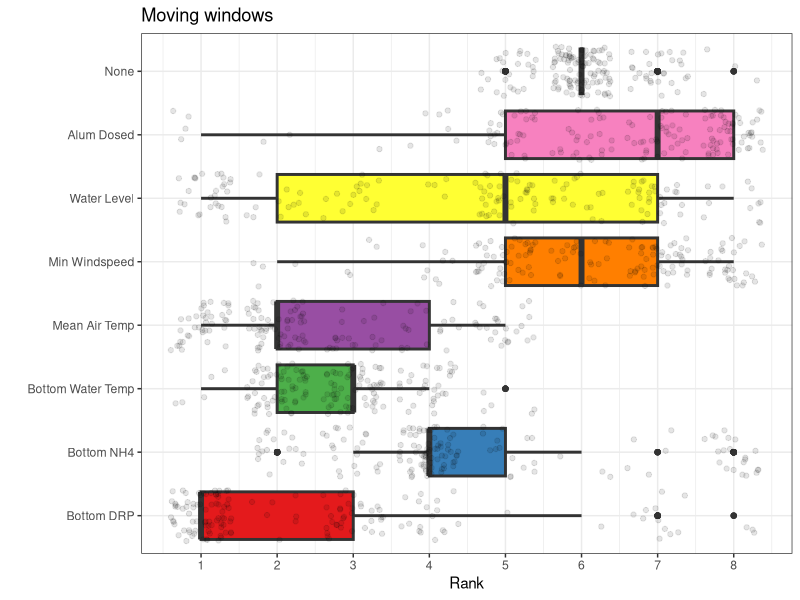
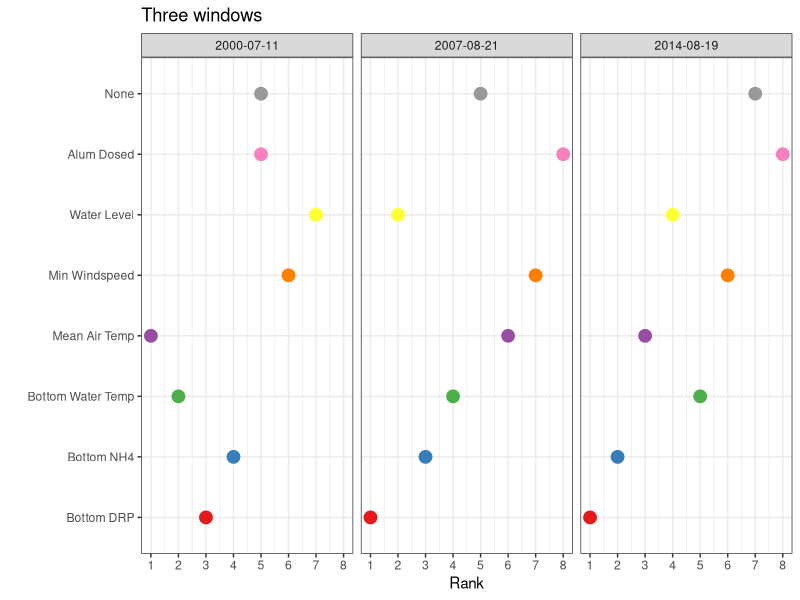
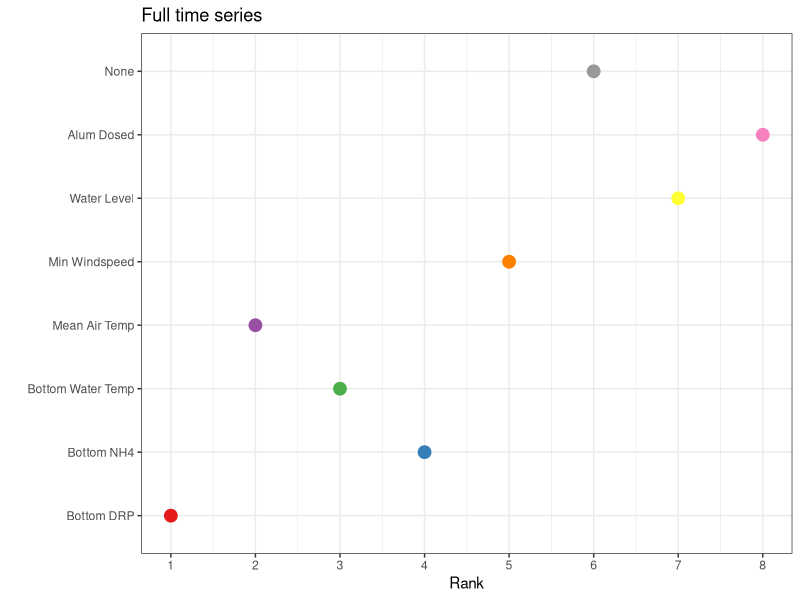

Recreate these plots in R, in order. (Note: this script raises an error after producing the figures.)
# calculate model rank
library(tidyverse)
library(RColorBrewer)
library(ggridges)

out <- read.csv('./data/model_output_moving_window.csv')
# set up labels and levels of factor
out$id_covar <- factor(out$id_covar, 
                       levels = c("bottom_DRP_ugL", "bottom_NH4_ugL", "temp_C_8",
                                  "air_temp_mean", "windspeed_min", "monthly_avg_level_m",
                                  "sum_alum", "none"),
                       labels = c("Bottom DRP", "Bottom NH4", "Bottom Water Temp",
                                  "Mean Air Temp", "Min Windspeed", "Water Level", 
                                  "Alum Dosed", "None"))


# calculate the difference across variables
out_prop <- out %>% 
  distinct(id_covar, iter_start, .keep_all = TRUE) %>% 
  select(id_covar:iter_end, start_date, end_date, r2) %>% 
  group_by(iter_start) %>% 
  mutate(diff_from_best = max(r2) - r2,
         rank = dense_rank(desc(r2)),
         r2_none = r2[id_covar=='None'],
         diff_from_none = r2 - r2_none,
         rank_AR = dense_rank(desc(diff_from_none)),
         aic_none = aic[id_covar=='None'],
         diff_from_none_aic = aic - aic_none,
         rank_aic = dense_rank(desc(diff_from_none_aic*-1))) #multiply by -1 to change the sign so positive is good for ranking purposes

# rank variables based on differences in R2 and AICc

out_prop_AR <- out_prop %>% 
  select(id_covar:rank_AR)

out_rank <- plyr::ddply(out_prop_AR, c("id_covar", "rank_AR"), \(x) {
  n <- nrow(x)
  pct <- round(n/length(unique(out_prop$iter_start))*100)
  return(data.frame(pct = pct))
})


# define colors for the right number of ranks
## define color palettes for the right number of variables
num_ranks <- length(unique(out_rank$rank_AR))
rank_pal <- colorRampPalette(brewer.pal(9, "YlGnBu"))(num_ranks)

col_pal <- c("#E41A1C", "#377EB8", "#4DAF4A", "#984EA3", "#FF7F00", "#FFFF33", "#F781BF", "#999999")

b <- ggplot(out_prop, aes(x = rank_AR, y = id_covar, fill = id_covar)) +
  geom_boxplot( 
    size = 1) +
  geom_jitter(data = out_prop, aes(x = rank_AR, y = id_covar), alpha = 0.1) +
  scale_fill_manual(values = col_pal) +
  theme_bw() +
  scale_x_continuous(breaks = (1:9),  # Specify breaks for y-axis
                     labels = (1:9)) +
  labs(fill = 'Driver') +
  xlab('Rank') +
  ylab("") +
  ggtitle('Moving windows') +
  theme(legend.position = 'none')
b

################################################################################
## repeat for 3 windows

out3 <- read.csv('./data/model_output_three_windows.csv')

# set up labels and levels of factor
out3$id_covar <- factor(out3$id_covar, 
                       levels = c("bottom_DRP_ugL", "bottom_NH4_ugL", "temp_C_8",
                                  "air_temp_mean", "windspeed_min", "monthly_avg_level_m",
                                  "sum_alum", "none"),
                       labels = c("Bottom DRP", "Bottom NH4", "Bottom Water Temp",
                                  "Mean Air Temp", "Min Windspeed", "Water Level", 
                                  "Alum Dosed", "None"))

# calculate the difference across variables
out_prop3 <- out3 %>% 
  distinct(id_covar, start_date, .keep_all = TRUE) %>% 
  select(id_covar:iter_end, start_date, end_date, r2) %>% 
  group_by(start_date) %>% 
  mutate(diff_from_best = max(r2) - r2,
         rank = dense_rank(desc(r2)),
         r2_none = r2[id_covar=='None'],
         diff_from_none = r2 - r2_none,
         rank_AR = dense_rank(desc(diff_from_none)),
         aic_none = aic[id_covar=='None'],
         diff_from_none_aic = aic - aic_none,
         rank_aic = dense_rank(desc(diff_from_none_aic*-1))) #multiply by -1 to change the sign so positive is good for ranking purposes

# rank variables based on differences in R2 and AICc

out_prop_AR3 <- out_prop3 %>% 
  select(id_covar:rank_AR)

out_rank3 <- plyr::ddply(out_prop_AR3, c("id_covar", "rank_AR"), \(x) {
  n <- nrow(x)
  pct <- round(n/length(unique(out_prop$iter_start))*100)
  return(data.frame(pct = pct))
})


# define colors for the right number of ranks
## define color palettes for the right number of variables
num_ranks <- length(unique(out_rank3$rank_AR))
rank_pal <- colorRampPalette(brewer.pal(9, "YlGnBu"))(num_ranks)

out_rank3 <- out_rank3 %>% 
  group_by(rank_AR) %>% 
  arrange(pct) %>% 
  group_by(id_covar) %>% 
  mutate(sum_r2 = sum(pct*rank_AR))


col_pal <- c("#E41A1C", "#377EB8", "#4DAF4A", "#984EA3", "#FF7F00", "#FFFF33", "#F781BF", "#999999")

b3 <- ggplot(out_prop3, aes(x = rank_AR, y = id_covar, color = id_covar)) +
  #geom_point(data = out_prop, aes(x = rank_AR, y = id_covar), alpha = 0.1) +
  geom_point(size = 4) +
  scale_color_manual(values = col_pal) +
  theme_bw() +
  facet_wrap(~start_date) +
  scale_x_continuous(breaks = (1:9),  # Specify breaks for y-axis
                     labels = (1:9)) +
  labs(fill = 'Driver') +
  xlab('Rank') +
  ylab("") +
  theme(legend.position = 'none') +
  ggtitle('Three windows')
b3

################################################################################
## repeat for full time period

outfull <- read.csv('./data/model_output_full.csv')
# set up labels and levels of factor

outfull$id_covar <- factor(outfull$id_covar, 
                           levels = c("bottom_DRP_ugL", "bottom_NH4_ugL", "temp_C_8",
                                      "air_temp_mean", "windspeed_min", "monthly_avg_level_m",
                                      "sum_alum", "none"),
                           labels = c("Bottom DRP", "Bottom NH4", "Bottom Water Temp",
                                      "Mean Air Temp", "Min Windspeed", "Water Level", 
                                      "Alum Dosed", "None"))


# calculate the difference across variables
out_prop_full <- outfull %>% 
  distinct(id_covar, start_date, .keep_all = TRUE) %>% 
  group_by(start_date) %>% 
  mutate(diff_from_best = max(r2) - r2,
         rank = dense_rank(desc(r2)),
         r2_none = r2[id_covar=='None'],
         diff_from_none = r2 - r2_none,
         rank_AR = dense_rank(desc(diff_from_none)),
         aic_none = aic[id_covar=='None'],
         diff_from_none_aic = aic - aic_none,
         rank_aic = dense_rank(desc(diff_from_none_aic*-1))) #multiply by -1 to change the sign so positive is good for ranking purposes

# rank variables based on differences in R2 and AICc
out_prop_AR_full <- out_prop_full %>% 
  select(id_covar:rank_AR)

out_rank_full <- plyr::ddply(out_prop_AR_full, c("id_covar", "rank_AR"), \(x) {
  n <- nrow(x)
  pct <- round(n/length(unique(out_prop$iter_start))*100)
  return(data.frame(pct = pct))
})


# define colors for the right number of ranks
## define color palettes for the right number of variables
num_ranks <- length(unique(out_rank_full$rank_AR))
rank_pal <- colorRampPalette(brewer.pal(9, "YlGnBu"))(num_ranks)

out_rank_full <- out_rank_full %>% 
  group_by(rank_AR) %>% 
  arrange(pct) %>% 
  group_by(id_covar) %>% 
  mutate(sum_r2 = sum(pct*rank_AR))


col_pal <- c("#E41A1C", "#377EB8", "#4DAF4A", "#984EA3", "#FF7F00", "#FFFF33", "#F781BF", "#999999")


bfull <- ggplot(out_rank_full, aes(x = rank_AR, y = id_covar, color = id_covar)) +
  geom_point(size = 4) +
  scale_color_manual(values = col_pal) +
  theme_bw() +
  scale_x_continuous(breaks = (1:9),  # Specify breaks for y-axis
                     labels = (1:9)) +
  labs(fill = 'Driver') +
  xlab('Rank') +
  ylab("") +
  theme(legend.position = 'none') +
  ggtitle('Full time series')
bfull

###############################################################################
ggarrange(bfull, b3, b, ncol = 1, labels = 'auto')
